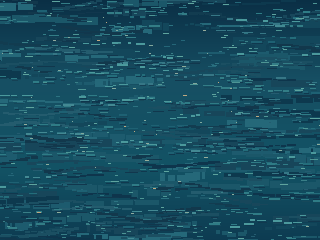
#> input picture design/ocean/ocean_bg_full_320x240.png, 320 x 240 px
$ python verify_ocean.py
#> lines starting #> are read from the running program, lines starting #| are printed output that depends on the picture
#!/usr/bin/env python3
from PIL import Image, ImageDraw
from pathlib import Path
import hashlib, json
ROOT=Path(__file__).resolve().parent
full=Image.open(ROOT/'ocean_bg_full_320x240.png').convert('RGB')
#> full is the input picture: PIL image 320x240 RGB; mean R, G, B 22.8, 76.7, 95.8
zoom=Image.open(ROOT/'ocean_bg_full_x4.png').convert('RGB')
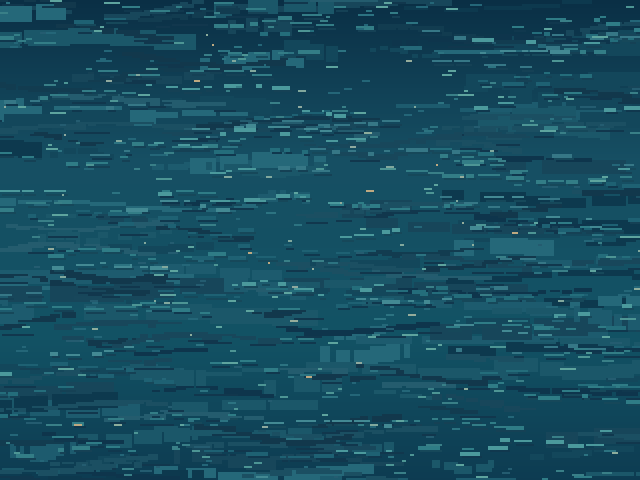
#> input picture design/ocean/ocean_bg_full_x4.png, 1280 x 960 px (shown at 1/2 size)
#> zoom is the input picture: PIL image 1280x960 RGB; mean R, G, B 22.8, 76.7, 95.8
battle=Image.open(ROOT/'ocean_bg_battle_180x180.png').convert('RGB')
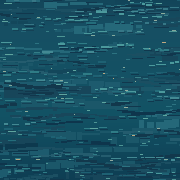
#> input picture design/ocean/ocean_bg_battle_180x180.png, 180 x 180 px
#> battle is the input picture: PIL image 180x180 RGB; mean R, G, B 24, 80.3, 99
assert full.size==(320,240) and zoom.size==(1280,960) and battle.size==(180,180)
assert full.resize((1280,960),Image.Resampling.NEAREST).tobytes()==zoom.tobytes(), 'x4 interpolated or altered'
assert full.crop((21,53,201,233)).tobytes()==battle.tobytes(), 'battle crop mismatch'
proof=full.convert('RGBA'); overlay=Image.new('RGBA',(320,240));d=ImageDraw.Draw(overlay)
#> after `overlay = Image.new('RGBA', (320, 240))`: overlay: PIL image 320x240 RGBA; every value is 0
for i in range(11):
    x=21+18*i;y=53+18*i
    d.line((x,53,x,233),fill=(220,242,230,170),width=1)
    d.line((21,y,201,y),fill=(220,242,230,170),width=1)
d.rectangle((21,53,200,232),outline=(232,245,237,220))
d.ellipse((99,165,105,171),outline=(239,185,103,240),width=2)
d.ellipse((153,93,159,99),outline=(236,245,242,240),width=2)
for j in range(10):d.rectangle((208,61+j*15,313,70+j*15),fill=(10,32,43,180))
proof=Image.alpha_composite(proof,overlay)
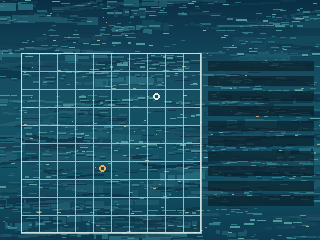
#> proof: PIL image 320x240 RGBA; mean R, G, B, A 29.3, 78.5, 95.6, 255
pr=ROOT/'preuves';pr.mkdir(exist_ok=True)
proof.save(pr/'ocean_overlay_legibility_320x240.png')
proof.resize((1280,960),Image.Resampling.NEAREST).save(pr/'ocean_overlay_legibility_x4.png')
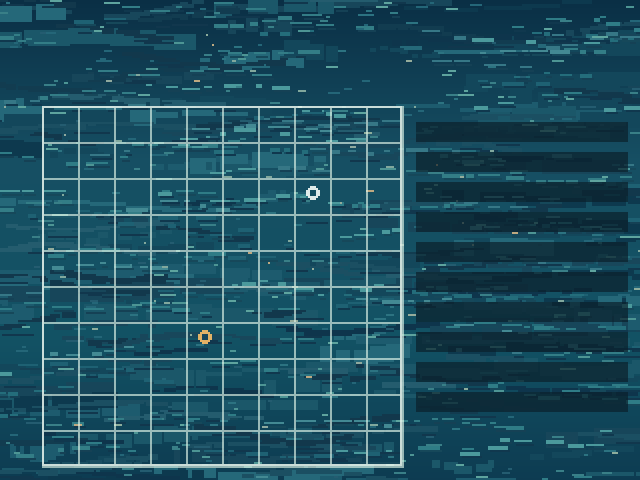
#> saved as ocean_overlay_legibility_x4.png: PIL image 1280x960 RGBA (shown at 1/2 size); mean R, G, B, A 29.3, 78.5, 95.6, 255
print('PASS dimensions, NEAREST, exact crop; overlay test images generated separately')
